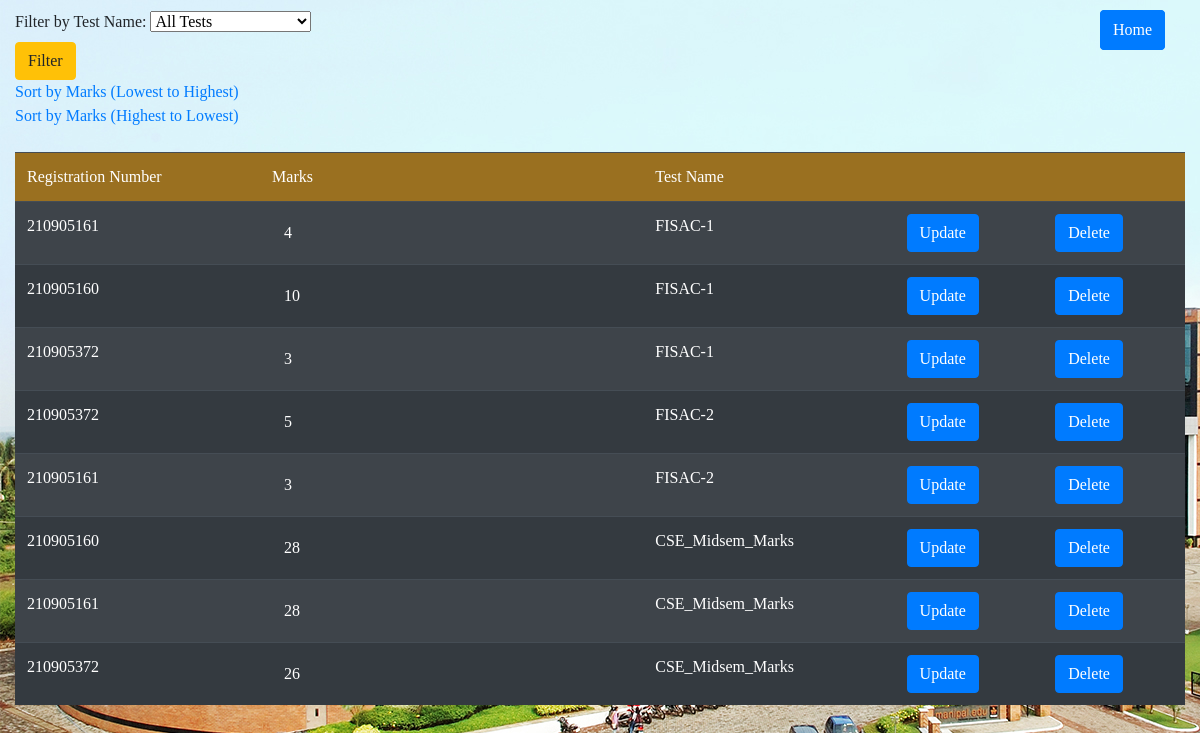
The page /teachermarks_result/DS/ on the database as committed earlier.
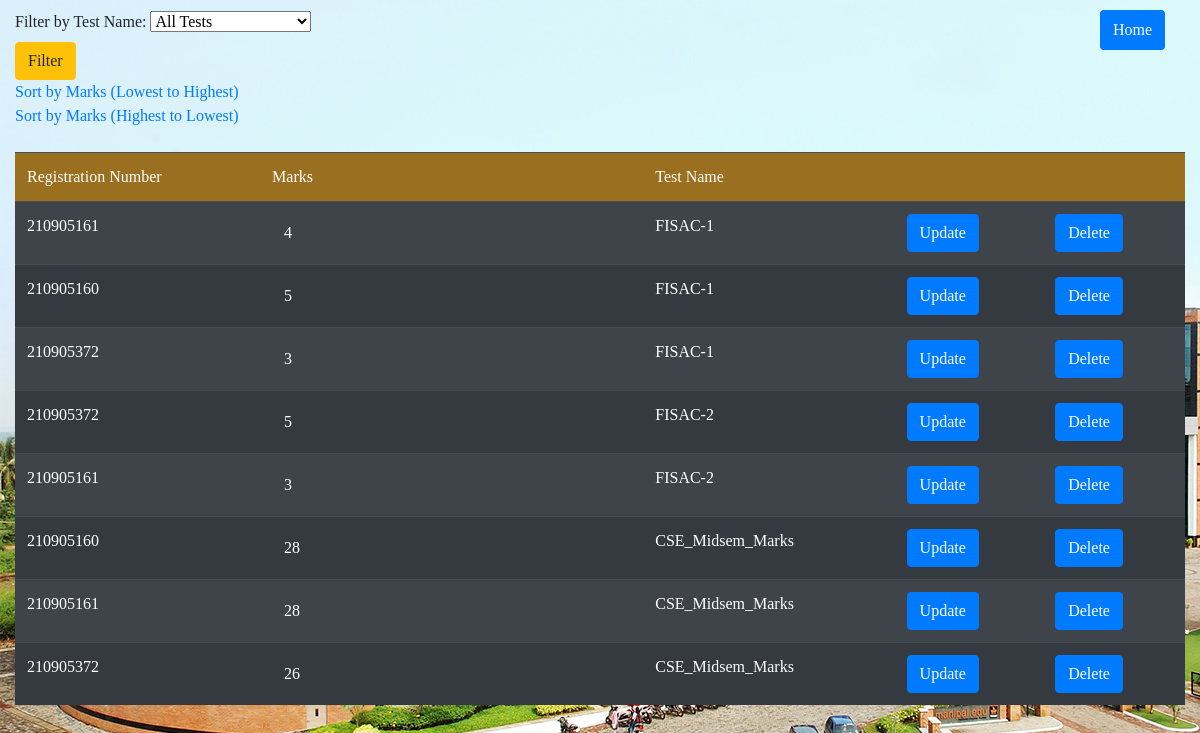
The same page on the database as committed later.
### webapp/models.py (models this page shows)
class Marks(models.Model):
    test_name = models.CharField(max_length=100)
    student_regno = models.ForeignKey(User, to_field='username', on_delete=models.CASCADE, limit_choices_to={'user': 'student'})
    subject = models.CharField(max_length=100)
    marks = models.PositiveIntegerField(default = 0)
    date = models.DateField()

class User(models.Model):
    CHOICES = (('student','student'),('teacher','teacher'))
    username = models.IntegerField(primary_key = True)
    password = models.CharField(max_length = 100)
    user = models.CharField(max_length = 100,choices=CHOICES)

### webapp/views.py (the view)
# urls.py: path('teachermarks_result/<str:subject>/',views.teachermarksResult,name='teachermarksResult'),
def teachermarksResult(request,subject):
    test_name = request.GET.get('test_name')
    sort_order = request.GET.get('sort')
    marks_query = Marks.objects.all()
    marks_query = marks_query.filter(subject=subject)
    if test_name:
        marks_query = marks_query.filter(test_name=test_name)
    else:
        if sort_order == 'asc':
            marks_query = marks_query.order_by('test_name','marks')
        elif sort_order == 'desc':
            marks_query = marks_query.order_by('test_name','-marks')
    unique_tests = Marks.objects.values('test_name').annotate(count=Count('test_name'))
    context =  {}
    context['unique_tests'] = unique_tests
    context['marks'] = marks_query
    context['subject'] = subject
    return render(request,'teachermarks_result.html',context)

### webapp/templates/webapp/teachermarks_result.html (shortened to what this page needs)
<!DOCTYPE html>
<html lang="en" xmlns="http://www.w3.org/1999/xhtml">
<head>
    <link rel="stylesheet" href="https://cdn.jsdelivr.net/npm/bootstrap@4.4.1/dist/css/bootstrap.min.css">
    <link href="https://cdn.jsdelivr.net/npm/bootstrap-icons/font/bootstrap-icons.css" rel="stylesheet">
</head>
{% load static %}
<body style="background-image:url({% static 'manipal.jpg' %});font-family:Georgia">
    <button type="submit" class="btn btn-primary" style="height:40px;position:absolute;top:10px;left:1100px"><a href="/index/" style="color:white">Home</a></button>
    <div class="container-fluid">
        <div class="d-flex" style="padding-top:10px">
            <form action="/teachermarks_result/{{ subject }}/" method="GET" class="mr-2">
                <label for="test_name">Filter by Test Name:</label>
                <select name="test_name" id="test_name">
                    <option value="">All Tests</option>
                </select><br />
                <input type="submit" value="Filter" class="btn btn-warning"><br />
            </form>
            <button type="submit" class="btn btn-primary" style="height:40px;position:absolute;top:10px;left:1100px"><a href="/index/" style="color:white">Home</a></button>
        </div>
        <a href="/teachermarks_result/{{ subject }}/?sort=asc">Sort by Marks (Lowest to Highest)</a><br />
        <a href="/teachermarks_result/{{ subject }}/?sort=desc">Sort by Marks (Highest to Lowest)</a>
    </div>
    <div class="container-fluid">
        <table class="table table-dark table-striped table-hover mt-4">
            <thead style="background-color: rgba(255, 165, 0, 0.5); border-radius: 20px;">
            <td>Registration Number</td>
            <td>Marks</td>
            <td>Test Name</td>
            <td></td>
            <td></td>
            </thead>
            {% for mark in marks %}
            <tr>
                <td>{{ mark.student_regno.username }}</td>
                <form action="/editMarks/{{ mark.id}}{{request.path|cut:"/"}}/" method="POST">
                    <td><input type="text" class="form-control w-50 bg-transparent text-white border-0 shadow-none" name="marks" value="{{ mark.marks }}"></td>
                    <td>{{ mark.test_name }}</td>
                    <td><button type="submit" class="btn btn-primary">Update</button></td>
                </form>
                <td><button type="submit" class="btn btn-primary"><a href="/deleteMarks/{{ mark.id }}{{request.path|cut:"/"}}" style="color:white">Delete</a></button></td>
            </tr>
            {% endfor %}
        </table>
    </div>
</body>
</html>

Rows that differ between the two databases and show on the page:
changed Marks (number 2 of 8 on the later page): marks "10" → "5"
